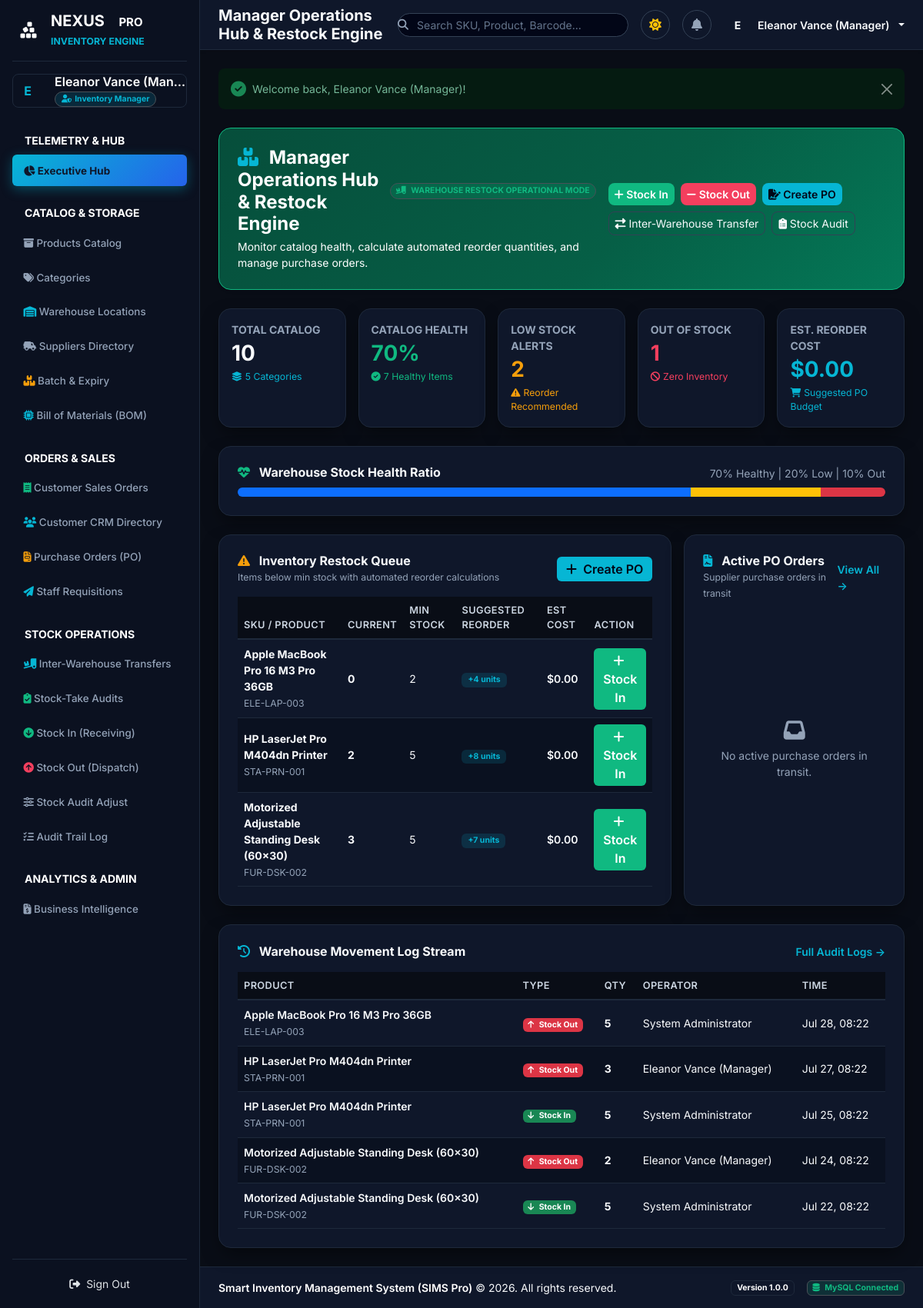
/dashboard (signed in), run on the app's committed database.
### tables this page shows
CREATE TABLE IF NOT EXISTS `products` (
    `product_id` INT AUTO_INCREMENT PRIMARY KEY,
    `product_name` VARCHAR(150) NOT NULL,
    `sku` VARCHAR(50) NOT NULL UNIQUE,
    `barcode` VARCHAR(50) NULL UNIQUE,
    `description` TEXT NULL,
    `category_id` INT NOT NULL,
    `supplier_id` INT NOT NULL,
    `unit_price` DECIMAL(10,2) NOT NULL DEFAULT 0.00,
    `selling_price` DECIMAL(10,2) NOT NULL DEFAULT 0.00,
    `quantity` INT NOT NULL DEFAULT 0,
    `min_stock_level` INT NOT NULL DEFAULT 5,
    `image` VARCHAR(255) NULL,
    `created_at` DATETIME DEFAULT CURRENT_TIMESTAMP,
    FOREIGN KEY (`category_id`) REFERENCES `categories`(`category_id`) ON DELETE CASCADE ON UPDATE CASCADE,
    FOREIGN KEY (`supplier_id`) REFERENCES `suppliers`(`supplier_id`) ON DELETE CASCADE ON UPDATE CASCADE
);

CREATE TABLE IF NOT EXISTS `stock_movements` (
    `movement_id` INT AUTO_INCREMENT PRIMARY KEY,
    `product_id` INT NOT NULL,
    `movement_type` ENUM('Stock In', 'Stock Out', 'Adjustment') NOT NULL,
    `quantity` INT NOT NULL,
    `reference_note` VARCHAR(255) NULL,
    `user_id` INT NOT NULL,
    `created_at` DATETIME DEFAULT CURRENT_TIMESTAMP,
    FOREIGN KEY (`product_id`) REFERENCES `products`(`product_id`) ON DELETE CASCADE ON UPDATE CASCADE,
    FOREIGN KEY (`user_id`) REFERENCES `users`(`user_id`) ON DELETE CASCADE ON UPDATE CASCADE
);

CREATE TABLE IF NOT EXISTS `users` (
    `user_id` INT AUTO_INCREMENT PRIMARY KEY,
    `name` VARCHAR(100) NOT NULL,
    `email` VARCHAR(100) NOT NULL UNIQUE,
    `password` VARCHAR(255) NOT NULL,
    `role_id` INT NOT NULL,
    `created_at` DATETIME DEFAULT CURRENT_TIMESTAMP,
    FOREIGN KEY (`role_id`) REFERENCES `roles`(`role_id`) ON DELETE RESTRICT ON UPDATE CASCADE
);

### app/Views/dashboard/manager.php (the view, shortened to what the rows shown need)
<div class="container-fluid px-0">
    <div class="row g-3 mb-4">
        <div class="col-12 col-lg-8">
            <div class="card border-0 rounded-4 p-4 h-100">
                <?php if (empty($restockQueue)): ?>
                    <div class="text-center py-4 my-auto text-theme-muted">
                        <i class="fas fa-circle-check fs-3 text-emerald mb-2"></i>
                        <p class="mb-0 fs-7">All warehouse stock levels are healthy! No restock required.</p>
                    </div>
                <?php else: ?>
                    <div class="table-responsive">
                        <table class="table align-middle mb-0 fs-7">
                            <thead>
                                <tr>
                                    <th>SKU / Product</th>
                                    <th>Current</th>
                                    <th>Min Stock</th>
                                    <th>Suggested Reorder</th>
                                    <th>Est Cost</th>
                                    <th>Action</th>
                                </tr>
                            </thead>
                            <tbody>
                                <?php foreach (array_slice($restockQueue, 0, 6) as $item): ?>
                                    <tr>
                                        <td>
                                            <div class="fw-bold text-theme-main"><?= htmlspecialchars($item->product_name) ?></div>
                                            <small class="text-theme-muted fw-mono fs-8"><?= htmlspecialchars($item->sku) ?></small>
                                        </td>
                                        <td class="fw-bold <?= $item->quantity == 0 ? 'text-rose' : 'text-amber' ?>"><?= $item->quantity ?></td>
                                        <td><?= $item->min_stock_level ?></td>
                                        <td><span class="badge bg-cyan-subtle text-cyan fw-bold px-2 py-1">+<?= $item->suggested_reorder_qty ?> units</span></td>
                                        <td class="fw-semibold text-theme-main">$<?= number_format($item->suggested_reorder_qty * (float)($item->cost_price ?? 0), 2) ?></td>
                                        <td>
                                            <a href="/inventory/stock-in?product_id=<?= $item->product_id ?>" class="btn btn-emerald btn-xs rounded-2 px-2 py-1">
                                                <i class="fas fa-plus me-1"></i> Stock In
                                            </a>
                                        </td>
                                    </tr>
                                <?php endforeach; ?>
                            </tbody>
                        </table>
                    </div>
                <?php endif; ?>
            </div>
        </div>
    </div>
    <div class="card border-0 rounded-4 p-4">
        <div class="table-responsive">
            <table class="table align-middle mb-0 fs-7">
                <thead>
                    <tr>
                        <th>Product</th>
                        <th>Type</th>
                        <th>Qty</th>
                        <th>Operator</th>
                        <th>Time</th>
                    </tr>
                </thead>
                <tbody>
                    <?php foreach (array_slice($recentMovements, 0, 5) as $mv): ?>
                        <tr>
                            <td>
                                <div class="fw-semibold text-theme-main"><?= htmlspecialchars($mv->product_name) ?></div>
                                <small class="text-theme-muted fw-mono fs-8"><?= htmlspecialchars($mv->sku) ?></small>
                            </td>
                            <td><?= $mv->getTypeBadgeHtml() ?></td>
                            <td class="fw-bold text-theme-main"><?= $mv->quantity ?></td>
                            <td><?= htmlspecialchars($mv->user_name) ?></td>
                            <td class="text-theme-muted fs-8"><?= date('M d, H:i', strtotime($mv->created_at)) ?></td>
                        </tr>
                    <?php endforeach; ?>
                </tbody>
            </table>
        </div>
    </div>
</div>

### app/Models/StockMovement.php (shortened to what the rows shown need)
<?php
class StockMovement {
    public string $movement_type = 'Stock In';
    public function __construct(array $data = []) {
        if (!empty($data)) {
            $this->movement_type = $data['movement_type'] ?? 'Stock In';
            $this->quantity = isset($data['quantity']) ? (int)$data['quantity'] : 0;
            $this->product_name = $data['product_name'] ?? null;
            $this->sku = $data['sku'] ?? null;
            $this->user_name = $data['user_name'] ?? null;
            $this->created_at = $data['created_at'] ?? null;
        }
    }
    public function getTypeBadgeHtml(): string {
        switch ($this->movement_type) {
            case 'Stock In':
                return '<span class="badge bg-success"><i class="fas fa-arrow-down me-1"></i> Stock In</span>';
            case 'Stock Out':
                return '<span class="badge bg-danger"><i class="fas fa-arrow-up me-1"></i> Stock Out</span>';
        }
    }
}

### data on the page
products: product_name "Apple MacBook Pro 16 M3 Pro 36GB", sku "ELE-LAP-003", quantity "0", min_stock_level "2", min_stock_level+quantity "4", $item->suggested_reorder_qty * (float)($item->cost_price ?? 0) "0.00"
products: product_name "HP LaserJet Pro M404dn Printer", sku "STA-PRN-001", quantity "2", min_stock_level "5", min_stock_level+quantity "8", $item->suggested_reorder_qty * (float)($item->cost_price ?? 0) "0.00"
products: product_name "Motorized Adjustable Standing Desk (60x30)", sku "FUR-DSK-002", quantity "3", min_stock_level "5", min_stock_level+quantity "7", $item->suggested_reorder_qty * (float)($item->cost_price ?? 0) "0.00"
stock_movements: product.product_name "Apple MacBook Pro 16 M3 Pro 36GB", product.sku "ELE-LAP-003", movement_type "Stock Out" (drawn), quantity "5", user.name "System Administrator", created_at "Jul 28, 08:22"
stock_movements: product.product_name "HP LaserJet Pro M404dn Printer", product.sku "STA-PRN-001", movement_type "Stock Out" (drawn), quantity "3", user.name "Eleanor Vance (Manager)", created_at "Jul 27, 08:22"
stock_movements: product.product_name "HP LaserJet Pro M404dn Printer", product.sku "STA-PRN-001", movement_type "Stock In" (drawn), quantity "5", user.name "System Administrator", created_at "Jul 25, 08:22"
stock_movements: product.product_name "Motorized Adjustable Standing Desk (60x30)", product.sku "FUR-DSK-002", movement_type "Stock Out" (drawn), quantity "2", user.name "Eleanor Vance (Manager)", created_at "Jul 24, 08:22"
stock_movements: product.product_name "Motorized Adjustable Standing Desk (60x30)", product.sku "FUR-DSK-002", movement_type "Stock In" (drawn), quantity "5", user.name "System Administrator", created_at "Jul 22, 08:22"

### other printed values
substr($userName, 0, 1) "E"
$userName "Eleanor Vance (Man…"
$userRole "Inventory Manager"
$pageTitle "Manager Operations Hub & Restock Engine"
substr($_SESSION['user']['name'] ?? 'U', 0, 1) "E"
$_SESSION['user']['name'] "Eleanor Vance (Manager)"
$flash['value'] "Welcome back, Eleanor Vance (Manager)!"
$metrics['total_products'] "10"
$metrics['total_categories'] "5"
$metrics['health_percentage'] "70"
$healthyCount "7"
$metrics['low_stock_count'] "2"
$metrics['out_of_stock_count'] "1"
$metrics['total_reorder_cost'] "0.00"
$healthyPct "70"
